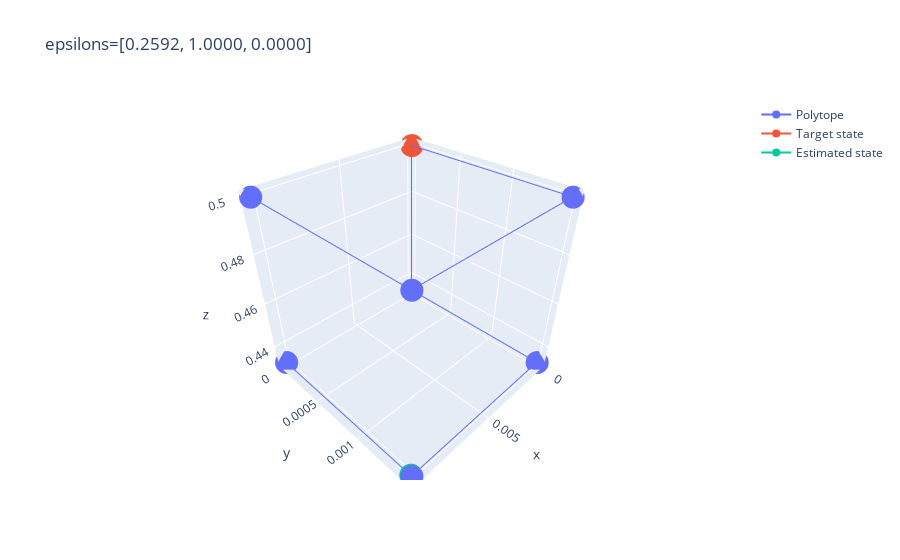

The notebook cell saved with this chart:
### Code cell
# japan_data = go.Data([go.Surface(x=x, y=y, z=z, opacity=0.25)])
fig = go.Figure()
fig.add_trace(go.Scatter3d(x=vertices[:, 0], y=vertices[:, 1], z=vertices[:, 2], name='Polytope'))
fig.add_trace(go.Scatter3d(x=[target_state.bloch[1]], y=[target_state.bloch[2]], z=[target_state.bloch[3]],
                           name='Target state'))
# fig.add_trace(go.Scatter3d(x=[state.bloch[1]], y=[state.bloch[2]], z=[state.bloch[3]],
#                            name='Prepared state'))
fig.add_trace(go.Scatter3d(x=[state_hat.bloch[1]], y=[state_hat.bloch[2]], z=[state_hat.bloch[3]],
                           name='Estimated state'))
fig.update_layout(title=f"epsilons=[{epsilons[0, 0]:.4f}, {epsilons[1, 0]:.4f}, {epsilons[2, 0]:.4f}]")
fig.show()

### Figure 1 — Plotly figure (JSON) as saved in the notebook; plotly's stock layout.template omitted (floating-point values rounded to 4 significant figures)
{"data": [{"name": "Polytope", "type": "scatter3d", "x": [0.01032, 0.01032, -1.718e-17, -1.718e-17, -8.108e-33, 9.087e-33, 0.01032, 0.01032], "y": [4.446e-17, 0.001506, 0.001506, 4.446e-17, 0.001506, 3.158e-17, 0.001506, 3.158e-17], "z": [0.432, 0.432, 0.432, 0.432, 0.5, 0.5, 0.5, 0.5]}, {"name": "Target state", "type": "scatter3d", "x": [0], "y": [0], "z": [0.5]}, {"name": "Estimated state", "type": "scatter3d", "x": [0.01031], "y": [0.001494], "z": [0.432]}], "layout": {"title": {"text": "epsilons=[0.2592, 1.0000, 0.0000]"}}}
